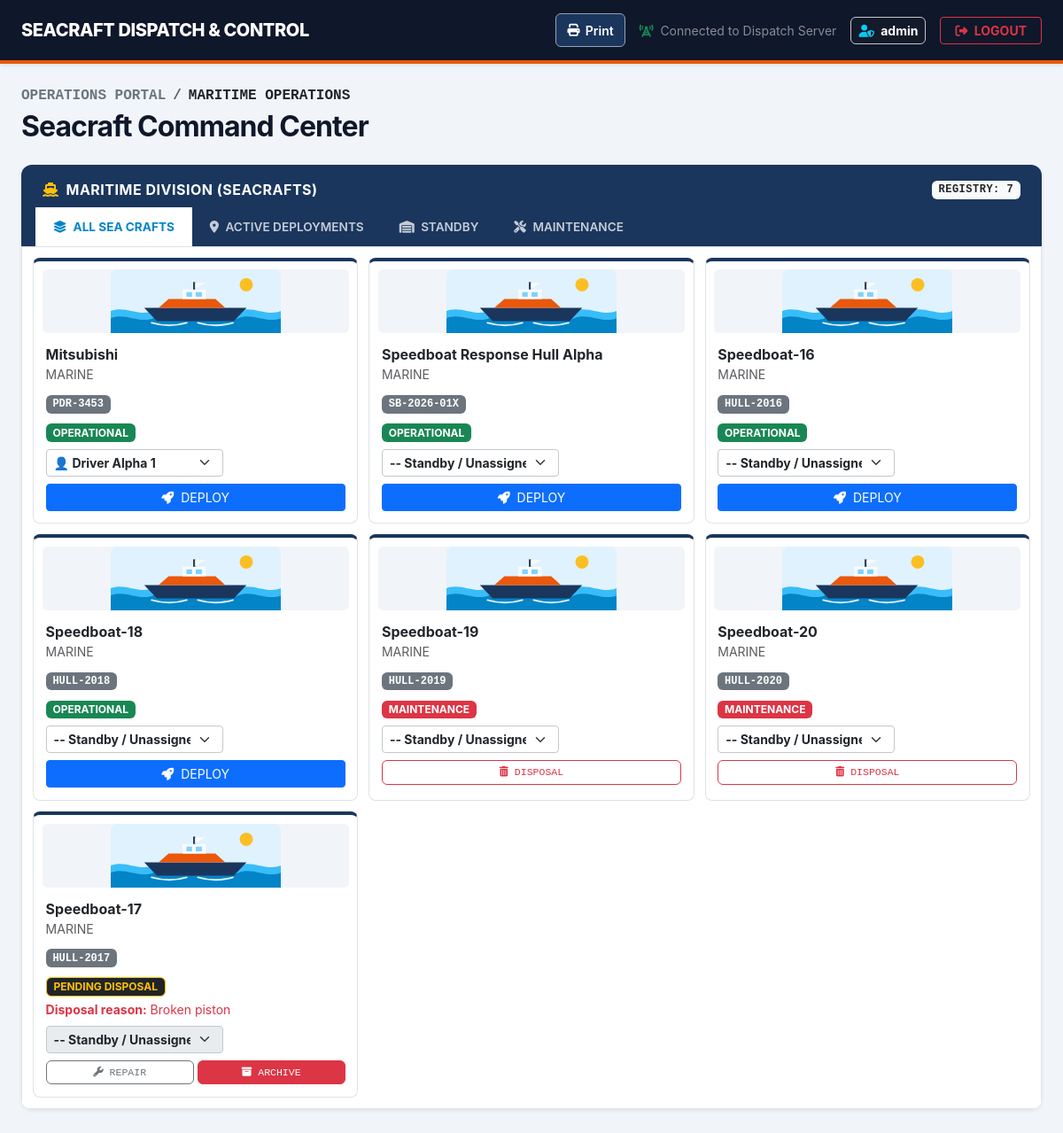
The page /maritime/dispatch/ (signed in) on the database its author committed.
### fleet/models.py (models this page shows, shortened)
class Vehicle(models.Model):
    DEPLOYMENT_PURPOSE_CHOICES = [
        ('EMERGENCY_RESPONSE', 'Emergency response'),
        ('MEDICAL_TRANSPORT', 'Medical transport'),
        ('RESCUE_OPERATION', 'Rescue operation'),
        ('OFFICIAL_BUSINESS', 'Official business'),
        ('LOGISTICS_SUPPORT', 'Logistics support'),
        ('OTHER', 'Other'),
    ]
    STATUS_CHOICES = [
        ('OPERATIONAL', 'Operational'),
        ('MAINTENANCE', 'Maintenance'),
        ('DEPLOYED', 'Deployed'),
    ]
    model_name = models.CharField(max_length=100)
    plate_number = models.CharField(max_length=50, unique=True)
    vehicle_type = models.ForeignKey(VehicleType, on_delete=models.CASCADE)
    status = models.CharField(
        max_length=50,
        choices=STATUS_CHOICES,
        default='OPERATIONAL'
    )
    maintenance_problem = models.CharField(max_length=1000, blank=True)
    assigned_driver = models.ForeignKey(
        Driver,
        on_delete=models.SET_NULL,
        null=True,
        blank=True,
        related_name='vehicles'
    )
    deployment_purpose = models.CharField(
        max_length=30,
        choices=DEPLOYMENT_PURPOSE_CHOICES,
        blank=True,
    )
    deployment_destination = models.CharField(max_length=255, blank=True)

class VehicleType(models.Model):
    name = models.CharField(max_length=50, unique=True)

### fleet/views.py (the view, shortened to what this page needs)
# urls.py: path('maritime/dispatch/', views.seacraft_dispatch_view, name='seacraft_dispatch'),
@login_required
def seacraft_dispatch_view(request):
    user = request.user
    is_authorized = (
        user.is_superuser
        or user.groups.filter(name="Seacraft Dispatch").exists()
        or any(x in user.username.lower() for x in ["sea", "maritime"])
    )
    if not is_authorized:
        messages.error(
            request, "Access restricted to authorized Maritime Dispatchers."
        )
        return redirect("homepage")
    busy_driver_ids = Vehicle.objects.filter(
        status="DEPLOYED", assigned_driver__isnull=False
    ).values_list("assigned_driver_id", flat=True)
    available_drivers = Driver.objects.filter(
        is_active=True,
        license_number__startswith="MAR-"
    ).exclude(
        id__in=busy_driver_ids
    )
    sea_crafts = (
        Vehicle.objects.filter(
            Q(vehicle_type__name__iexact="marine")
            | Q(vehicle_type__name__iexact="maritime")
        )
        .exclude(status__in=["ARCHIVED", "DISPOSED"])
        .select_related("vehicle_type", "assigned_driver")
        .order_by(
            Case(
                When(status="OPERATIONAL", then=Value(1)),
                When(status="DEPLOYED", then=Value(2)),
                When(status="MAINTENANCE", then=Value(3)),
                When(status="PENDING_DISPOSAL", then=Value(4)),
                default=Value(5),
                output_field=IntegerField(),
            ),
            "model_name",
        )
    )
    sea_crafts = add_disposal_reasons(sea_crafts)
    maintenance_crafts = [
        craft for craft in sea_crafts
        if craft.status == "MAINTENANCE"
    ]
    return render(
        request,
        "fleet/seacraft_dispatch.html",
        {
            "sea_crafts": sea_crafts,
            "maintenance_crafts": maintenance_crafts,
            "drivers": available_drivers,
        },
    )

### fleet/templates/fleet/seacraft_dispatch.html (shortened to what this page needs)
{% load static %}
<!DOCTYPE html>
<html lang="en">
<head>
    <link href="https://cdn.jsdelivr.net/npm/bootstrap@5.3.0/dist/css/bootstrap.min.css" rel="stylesheet">
    <link rel="stylesheet" href="https://cdnjs.cloudflare.com/ajax/libs/font-awesome/6.4.0/css/all.min.css">
    <link rel="stylesheet" href="{% static 'fleet/css/asset_grid.css' %}">
    <link rel="stylesheet" href="{% static 'fleet/css/dashboard_views.css' %}">
    <link rel="stylesheet" href="{% static 'fleet/css/dashboard_print.css' %}">
    <link rel="stylesheet" href="{% static 'fleet/css/dashboard_theme.css' %}">
</head>
<body class="dashboard-shell">
    <nav class="navbar navbar-expand-lg shadow-sm sticky-top" style="background-color: var(--brand-blue);">
        <div class="container-fluid px-4">
            <a class="navbar-brand navbar-brand-custom d-flex align-items-center" href="#">
                SEACRAFT DISPATCH & CONTROL
            </a>
            <div class="d-flex align-items-center gap-3">
    <button type="button" class="dashboard-print-trigger" aria-label="Print dashboard">
        <i class="fa-solid fa-print" aria-hidden="true"></i> Print
    </button>
    <span class="text-white-50 small d-none d-md-inline">
        <i class="fa-solid fa-tower-cell text-success me-1"></i> Connected to Dispatch Server
    </span>
    {% if user.is_authenticated %}
    <span class="text-white small fw-bold bg-dark bg-opacity-25 px-2 py-1 rounded-2 border border-secondary-subtle">
        <i class="fa-solid fa-user-shield text-info me-1"></i> {{ user.username }}
    </span>
    {% endif %}
    <button type="button" class="btn btn-sm btn-outline-danger px-3 text-uppercase fw-bold" data-bs-toggle="modal" data-bs-target="#logoutModal">
        <i class="fa-solid fa-right-from-bracket me-1"></i> Logout
    </button>
</div>
        </div>
    </nav>
    <main class="container-fluid py-5 px-4" style="max-width: 1600px;">
        <div class="mb-4">
            <nav aria-label="breadcrumb">
                <ol class="breadcrumb mb-1 text-uppercase small font-monospace fw-bold">
                    <li class="breadcrumb-item"><a href="#" class="text-decoration-none text-secondary">Operations Portal</a></li>
                    <li class="breadcrumb-item text-dark active" aria-current="page">Maritime Operations</li>
                </ol>
            </nav>
            <h2 class="fw-bold m-0" style="letter-spacing: -0.03em; color: var(--brand-blue);">Seacraft Command Center</h2>
        </div>
        <div class="card shadow-sm border-0 mb-5">
            <div class="panel-header-custom p-0 border-0" style="background-color: #0284C7;">
                <div class="d-flex justify-content-between align-items-center px-4 pt-3 pb-2">
                    <span><i class="fa-solid fa-ship me-2 text-warning"></i>MARITIME DIVISION (SEACRAFTS)</span>
                    <span class="badge bg-light text-dark font-monospace">REGISTRY: {{ sea_crafts.count }}</span>
                </div>
                <ul class="nav nav-tabs custom-tabs border-0 px-3" id="seacraftTab" role="tablist">
                    <li class="nav-item" role="presentation">
                        <button class="nav-link active" id="all-crafts-tab" data-bs-toggle="tab" data-bs-target="#all-crafts" type="button" role="tab" aria-controls="all-crafts" aria-selected="true"><i class="fa-solid fa-layer-group me-1"></i> All Sea Crafts</button>
                    </li>
                    <li class="nav-item" role="presentation">
                        <button class="nav-link" id="deployed-crafts-tab" data-bs-toggle="tab" data-bs-target="#deployed-crafts" type="button" role="tab" aria-controls="deployed-crafts" aria-selected="false"><i class="fa-solid fa-location-dot me-1"></i> Active Deployments</button>
                    </li>
                    <li class="nav-item" role="presentation">
                        <button class="nav-link" id="standby-crafts-tab" data-bs-toggle="tab" data-bs-target="#standby-crafts" type="button" role="tab" aria-controls="standby-crafts" aria-selected="false"><i class="fa-solid fa-warehouse me-1"></i> Standby</button>
                    </li>
                    <li class="nav-item" role="presentation">
                        <button class="nav-link" id="maintenance-crafts-tab" data-bs-toggle="tab" data-bs-target="#maintenance-crafts" type="button" role="tab" aria-controls="maintenance-crafts" aria-selected="false"><i class="fa-solid fa-screwdriver-wrench me-1"></i> Maintenance</button>
                    </li>
                </ul>
            </div>
            <div class="card-body p-0 border bg-white rounded-bottom table-responsive">
                <div class="tab-content" id="seacraftTabContent">
                    <div class="tab-pane fade show active dashboard-view-list" id="all-crafts" data-view-list="dispatch-all-crafts" data-view-type="table" data-view-default="grid" role="tabpanel" aria-labelledby="all-crafts-tab">
                        <table class="table table-hover align-middle mb-0 asset-grid-table asset-grid-table--sea">
                            <tbody>
                                {% for craft in sea_crafts %}
                                <tr>
                                    <td>
                                        <strong>{{ craft.model_name }}</strong>
                                        <div class="text-muted small">{{ craft.vehicle_type.name }}</div>
                                    </td>
                                    <td><span class="badge bg-secondary font-monospace">{{ craft.plate_number }}</span></td>
                                    <td>
                                        {% if craft.status == 'DEPLOYED' %}
                                            <span class="badge bg-primary">DEPLOYED</span>
                                        {% elif craft.status == 'MAINTENANCE' %}
                                            <span class="badge bg-danger">MAINTENANCE</span>
                                        {% elif craft.status == 'PENDING_DISPOSAL' %}
                                            <span class="badge bg-dark border border-warning text-warning">PENDING DISPOSAL</span>
                                            <div class="small text-danger mt-1">
                                                <strong>Disposal reason:</strong>
                                                {{ craft.disposal_reason|default:"No reason recorded." }}
                                            </div>
                                        {% else %}
                                            <span class="badge bg-success">OPERATIONAL</span>
                                        {% endif %}
                                    </td>
                                    <td>
                                        <form action="{% url 'dashboard_portal:seacraft_dispatch' %}" method="post" class="d-flex gap-2 m-0">
                                            <select name="driver_id"
                                                    class="form-select form-select-sm fw-bold border-secondary-subtle"
                                                    style="max-width: 200px; cursor: pointer;"
                                                    onchange="this.form.submit();"
                                                    {% if craft.status == 'DEPLOYED' or craft.status == 'PENDING_DISPOSAL' %}disabled{% endif %}>
                                                <option value="">-- Standby / Unassigned --</option>
                                                {% if craft.assigned_driver %}
                                                    <option value="{{ craft.assigned_driver.id }}" selected>
                                                        👤 {{ craft.assigned_driver.name }} {% if craft.status == 'DEPLOYED' %}(In Field){% endif %}
                                                    </option>
                                                {% endif %}
                                            </select>
                                        </form>
                                    </td>
                                    <td>
                                        {% if craft.status == 'OPERATIONAL' %}
                                            <form action="{% url 'dashboard_portal:seacraft_dispatch' %}" method="post" class="m-0">
                                                <button type="submit" class="btn btn-sm btn-primary w-100"><i class="fa-solid fa-rocket me-1"></i> DEPLOY</button>
                                            </form>
                                        {% elif craft.status == 'MAINTENANCE' %}
                                            <div class="d-flex gap-1">
                                                <form action="{% url 'dashboard_portal:seacraft_dispatch' %}" method="post" class="m-0 {% if craft.assigned_driver %}w-50{% else %}w-100{% endif %}" onsubmit="return captureDispatchDisposalRemarks(this);">
                                                    <button type="submit" class="btn btn-xs btn-outline-danger w-100 py-1 font-monospace" style="font-size: 0.72rem;"><i class="fa-solid fa-trash-can"></i> DISPOSAL</button>
                                                </form>
                                            </div>
                                        {% elif craft.status == 'PENDING_DISPOSAL' %}
                                            <div class="d-flex gap-1">
                                                <form action="{% url 'dashboard_portal:seacraft_dispatch' %}" method="post" class="m-0 w-50">
                                                    <button type="submit" class="btn btn-xs btn-outline-secondary w-100 py-1 font-monospace" style="font-size: 0.72rem;" title="Decline and return to Under Maintenance"><i class="fa-solid fa-wrench"></i> REPAIR</button>
                                                </form>
                                                <form action="{% url 'dashboard_portal:seacraft_dispatch' %}" method="post" class="m-0 w-50">
                                                    <button type="submit" class="btn btn-xs btn-danger w-100 py-1 font-monospace" style="font-size: 0.72rem;" title="Confirm asset disposal clearance"><i class="fa-solid fa-box-archive"></i> ARCHIVE</button>
                                                </form>
                                            </div>
                                        {% else %}
                                            <button type="button" class="btn btn-sm btn-secondary w-100" disabled><i class="fa-solid fa-ban me-1"></i> LOCKED</button>
                                        {% endif %}
                                    </td>
                                </tr>
                                {% empty %}
                                <tr><td colspan="5" class="text-center py-4 text-muted fw-semibold">No marine operations fleet assets registered in system mapping rows.</td></tr>
                                {% endfor %}
                            </tbody>
                        </table>
                    </div>
                </div>
            </div>
        </div>
    </main>
</body>
</html>

### rows shown on the page
Vehicle: model_name "Mitsubishi", vehicle_type.name "MARINE", plate_number "PDR-3453", shows "OPERATIONAL", driver_id "👤 Driver Alpha 1"
Vehicle: model_name "Speedboat Response Hull Alpha", vehicle_type.name "MARINE", plate_number "SB-2026-01X", shows "OPERATIONAL"
Vehicle: model_name "Speedboat-16", vehicle_type.name "MARINE", plate_number "HULL-2016", shows "OPERATIONAL"
Vehicle: model_name "Speedboat-18", vehicle_type.name "MARINE", plate_number "HULL-2018", shows "OPERATIONAL"
Vehicle: model_name "Speedboat-19", vehicle_type.name "MARINE", plate_number "HULL-2019", shows "MAINTENANCE"
Vehicle: model_name "Speedboat-20", vehicle_type.name "MARINE", plate_number "HULL-2020", shows "MAINTENANCE"
Vehicle: model_name "Speedboat-17", vehicle_type.name "MARINE", plate_number "HULL-2017", disposal_reason "Broken piston"

### other values the page prints
{{ user.username }} "admin"
{{ sea_crafts.count }} "7"
